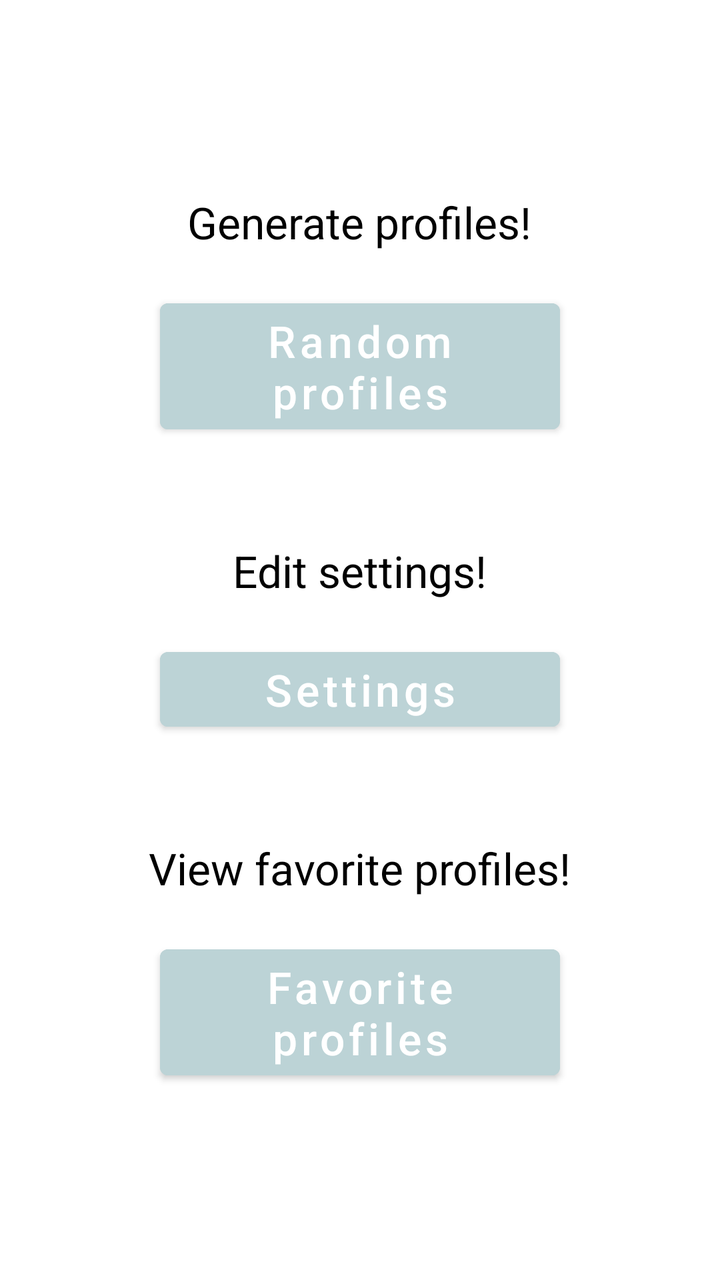
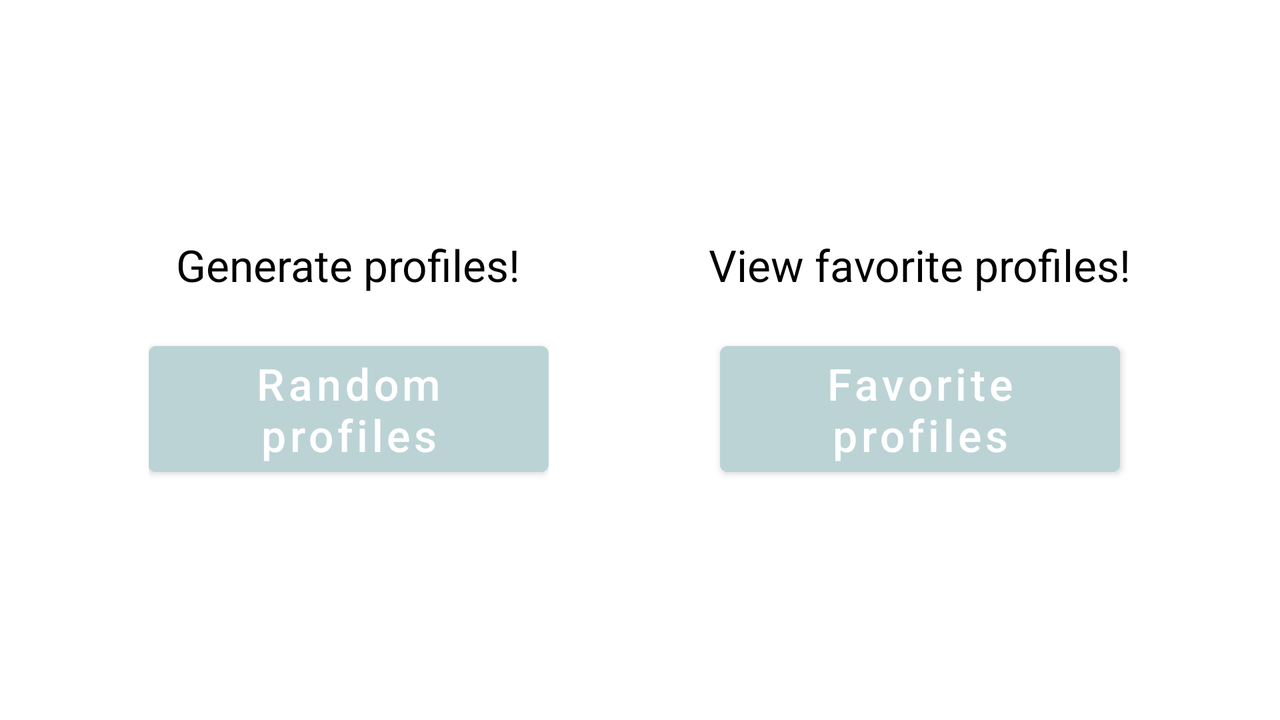

An Android layout and its configuration variant, each rendered on a device that would load it. The default file and the variant file are quoted in full after the pictures.
<!-- AndroidManifest.xml: application theme Theme.RPG -->
<!-- res/layout/activity_main.xml -->
<?xml version="1.0" encoding="utf-8"?>
<LinearLayout xmlns:android="http://schemas.android.com/apk/res/android"
    xmlns:app="http://schemas.android.com/apk/res-auto"
    xmlns:tools="http://schemas.android.com/tools"
    android:layout_width="match_parent"
    android:layout_height="match_parent"
    android:orientation="vertical"
    android:gravity="center"
    tools:context=".MainActivity">

    <TextView
        android:layout_width="wrap_content"
        android:layout_height="wrap_content"
        android:text="@string/generate_profiles"
        android:textSize="22sp"
        android:textColor="@color/black"/>
    <Button
        android:id="@+id/button_random_profiles"
        android:text="@string/random_profiles"
        android:layout_marginTop="20dp"
        android:layout_width="200dp"
        android:layout_height="wrap_content"
        android:textSize="22sp"
        android:textAllCaps="false"
        android:textColor="@color/white"
        android:backgroundTint="@color/normal_button"/>
    <TextView
        android:layout_marginTop="50dp"
        android:layout_width="wrap_content"
        android:layout_height="wrap_content"
        android:text="@string/edit_settings"
        android:textSize="22sp"
        android:textColor="@color/black"/>
    <Button
        android:id="@+id/button_edit_settings"
        android:text="@string/settings"
        android:layout_marginTop="20dp"
        android:layout_width="200dp"
        android:layout_height="wrap_content"
        android:textSize="22sp"
        android:textAllCaps="false"
        android:textColor="@color/white"
        android:backgroundTint="@color/normal_button"/>
    <TextView
        android:layout_marginTop="50dp"
        android:layout_width="wrap_content"
        android:layout_height="wrap_content"
        android:text="@string/view_favorite_profiles"
        android:textSize="22sp"
        android:textColor="@color/black"/>
    <Button
        android:id="@+id/button_favorite_profiles"
        android:text="@string/favorite_profiles"
        android:layout_marginTop="20dp"
        android:layout_width="200dp"
        android:layout_height="wrap_content"
        android:textSize="22sp"
        android:textAllCaps="false"
        android:textColor="@color/white"
        android:backgroundTint="@color/normal_button"/>

</LinearLayout>
<!-- resources referenced by this layout -->
<resources>
  <color name="black">#FF000000</color>
  <color name="normal_button">#bcd3d6</color>
  <color name="white">#FFFFFFFF</color>
  <string name="edit_settings">Edit settings!</string>
  <string name="favorite_profiles">Favorite profiles</string>
  <string name="generate_profiles">Generate profiles!</string>
  <string name="random_profiles">Random profiles</string>
  <string name="settings">Settings</string>
  <string name="view_favorite_profiles">View favorite profiles!</string>
  <style name="Theme.RPG" parent="Theme.MaterialComponents.DayNight.NoActionBar">
          
          <item name="colorPrimary">@color/nav_bar</item>
          <item name="colorPrimaryVariant">@color/purple_700</item>
          <item name="colorOnPrimary">@color/black</item>
          
          <item name="colorSecondary">@color/teal_200</item>
          <item name="colorSecondaryVariant">@color/teal_700</item>
          <item name="colorOnSecondary">@color/black</item>
          
          <item name="android:statusBarColor" tools:targetApi="l">?attr/colorPrimaryVariant</item>
          
      </style>
  <color name="nav_bar">#46c8dd</color>
  <color name="purple_700">#FF3700B3</color>
  <color name="teal_200">#FF03DAC5</color>
  <color name="teal_700">#FF018786</color>
</resources>
<!-- res/layout-land/activity_main.xml (the repository's variant of the layout above) -->
<!-- drawn on the phone turned sideways -->
<?xml version="1.0" encoding="utf-8"?>
<LinearLayout xmlns:android="http://schemas.android.com/apk/res/android"
    xmlns:tools="http://schemas.android.com/tools"
    android:layout_width="match_parent"
    android:layout_height="match_parent"
    android:orientation="horizontal"
    android:gravity="center"
    tools:context=".MainActivity">

    <LinearLayout
        android:layout_width="wrap_content"
        android:layout_height="wrap_content"
        android:orientation="vertical"
        android:gravity="center"
        android:layout_marginEnd="40dp">
        <TextView
            android:layout_width="wrap_content"
            android:layout_height="wrap_content"
            android:text="@string/generate_profiles"
            android:textSize="22sp"
            android:textColor="@color/black"/>
        <Button
            android:id="@+id/button_random_profiles"
            android:text="@string/random_profiles"
            android:layout_marginTop="20dp"
            android:layout_width="200dp"
            android:layout_height="wrap_content"
            android:textSize="22sp"
            android:textAllCaps="false"
            android:textColor="@color/white"
            android:backgroundTint="@color/normal_button"/>
    </LinearLayout>

    <LinearLayout
        android:layout_width="wrap_content"
        android:layout_height="wrap_content"
        android:orientation="vertical"
        android:gravity="center"
        android:layout_marginStart="40dp">

        <TextView
            android:layout_width="wrap_content"
            android:layout_height="wrap_content"
            android:text="@string/view_favorite_profiles"
            android:textSize="22sp"
            android:textColor="@color/black"/>
        <Button
            android:id="@+id/button_favorite_profiles"
            android:text="@string/favorite_profiles"
            android:layout_marginTop="20dp"
            android:layout_width="200dp"
            android:layout_height="wrap_content"
            android:textSize="22sp"
            android:textAllCaps="false"
            android:textColor="@color/white"
            android:backgroundTint="@color/normal_button"/>
    </LinearLayout>

</LinearLayout>
<!-- resources referenced by the variant -->
<!-- as the phone turned sideways resolves them -->
<resources>
  <color name="black">#FF000000</color>
  <color name="normal_button">#bcd3d6</color>
  <color name="white">#FFFFFFFF</color>
  <string name="favorite_profiles">Favorite profiles</string>
  <string name="generate_profiles">Generate profiles!</string>
  <string name="random_profiles">Random profiles</string>
  <string name="view_favorite_profiles">View favorite profiles!</string>
  <style name="Theme.RPG" parent="Theme.MaterialComponents.DayNight.NoActionBar">
          
          <item name="colorPrimary">@color/nav_bar</item>
          <item name="colorPrimaryVariant">@color/purple_700</item>
          <item name="colorOnPrimary">@color/black</item>
          
          <item name="colorSecondary">@color/teal_200</item>
          <item name="colorSecondaryVariant">@color/teal_700</item>
          <item name="colorOnSecondary">@color/black</item>
          
          <item name="android:statusBarColor" tools:targetApi="l">?attr/colorPrimaryVariant</item>
          
      </style>
  <color name="nav_bar">#46c8dd</color>
  <color name="purple_700">#FF3700B3</color>
  <color name="teal_200">#FF03DAC5</color>
  <color name="teal_700">#FF018786</color>
</resources>
